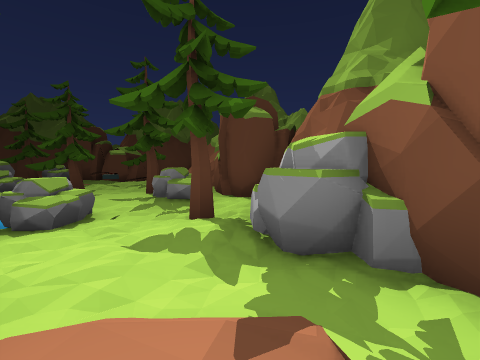
View 1 (above)

24 first-person views from a walk through a scene from a Unity 3-D project. The camera is 1.4 m above the floor, tilts 4° down and sees 90° across. The floor is counted in squares, 2 m on a side. Each view is taken from the middle of a square. On the plan, view 1 faces up. The plan holds only what a view shows up to about 9 squares ahead; the rest is blank. The place goes on beyond the plan. The player is left out. Some animated figures are not drawn.

View 2
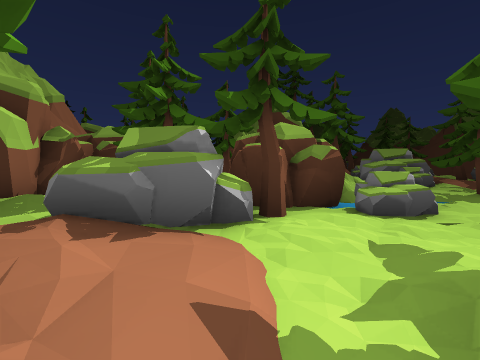

View 3
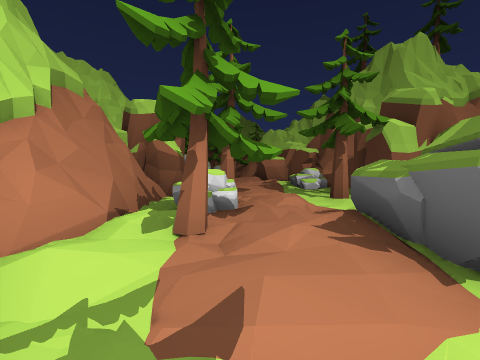

View 4
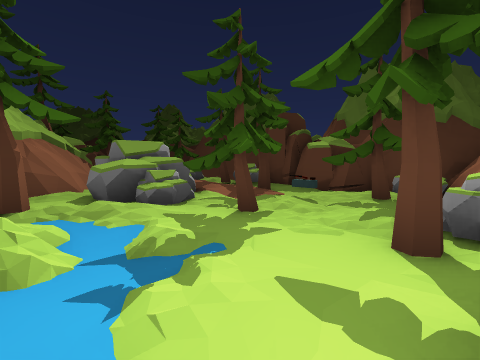

View 5
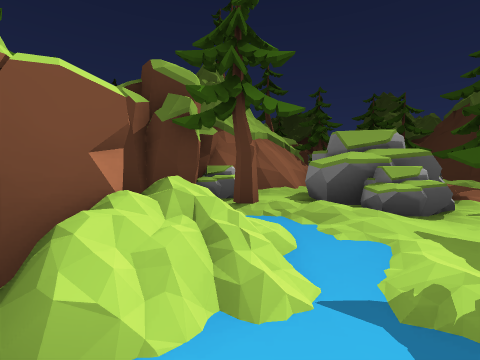

View 6
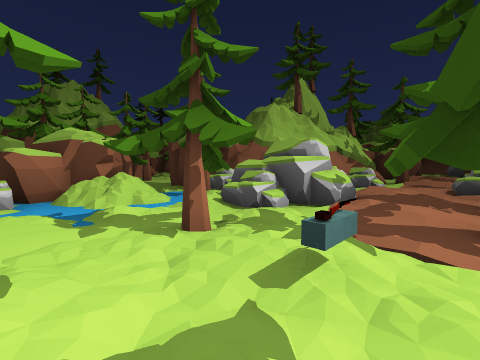

View 7
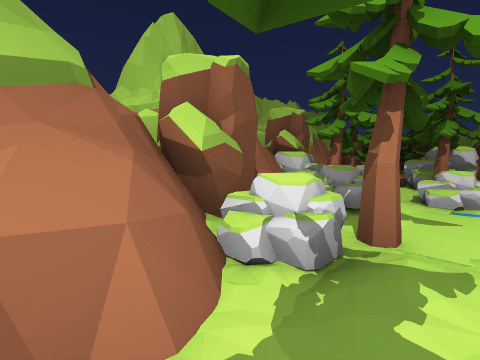

View 8
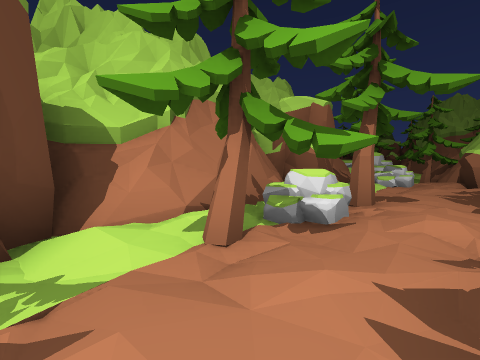

View 9
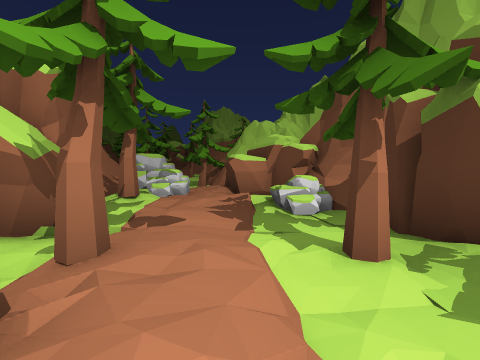

View 10
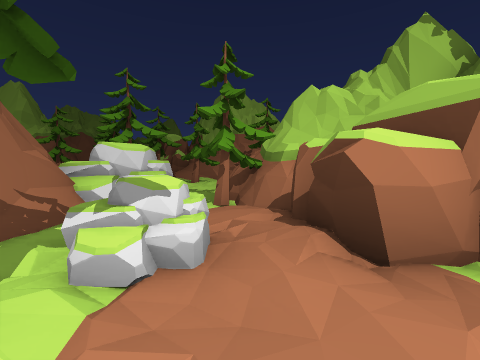

View 11
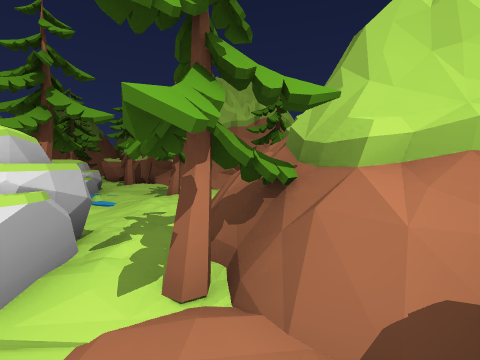

View 12
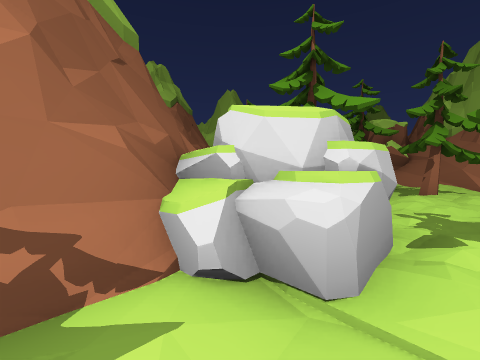

View 13
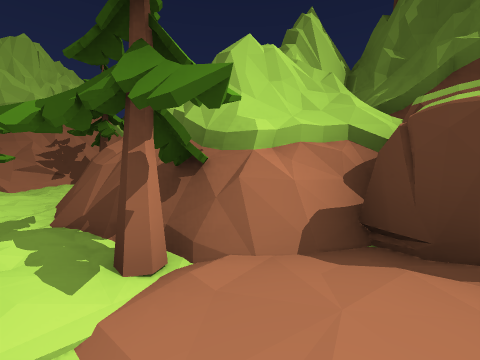

View 14
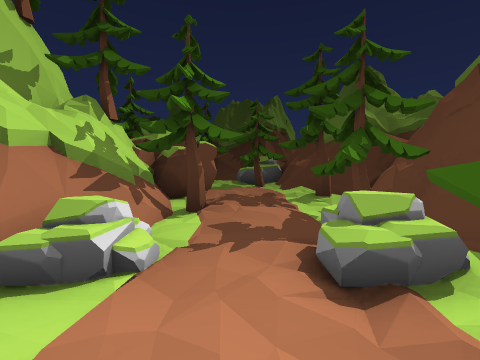

View 15
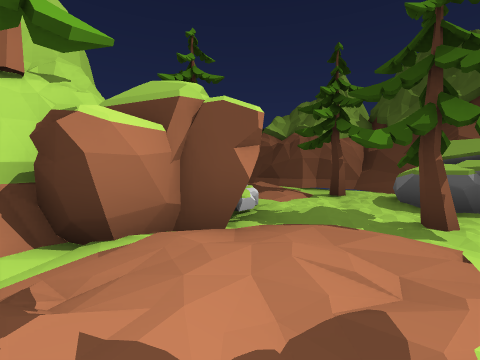

View 16
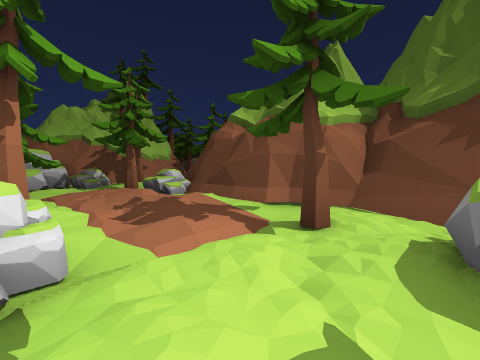

View 17
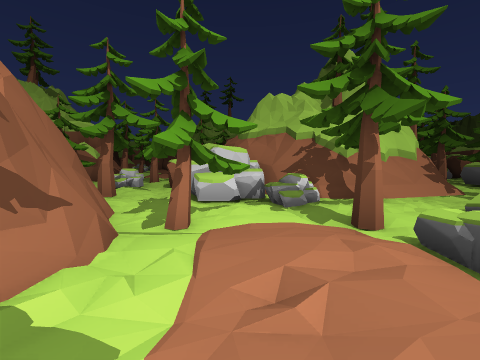

View 18
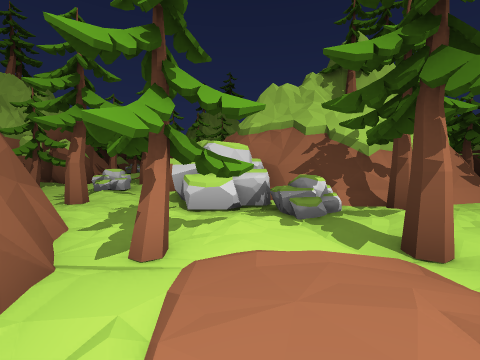

View 19
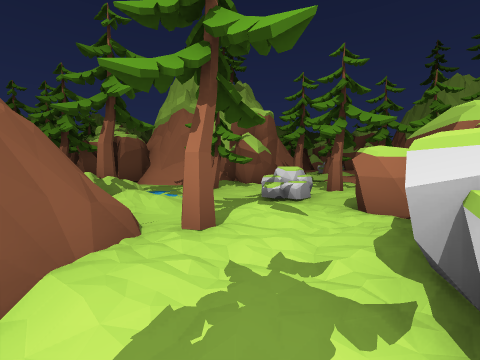

View 20
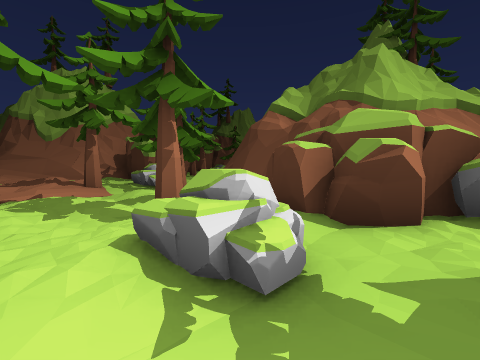

View 21
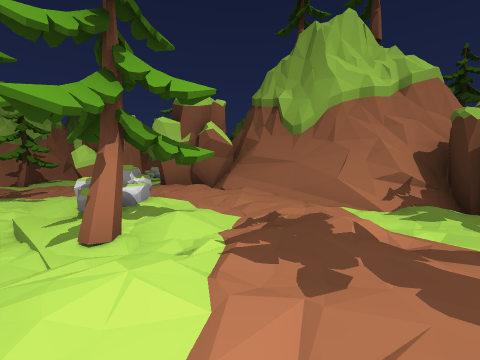

View 22
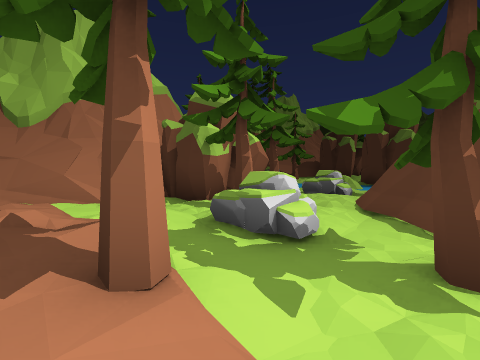

View 23
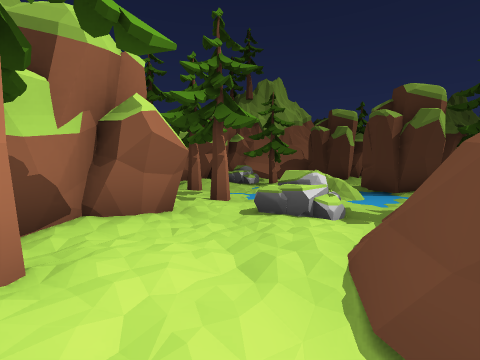

View 24
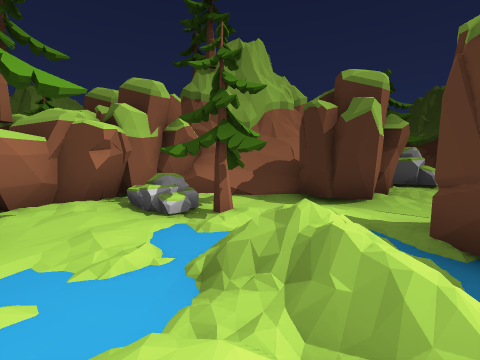

### Floor plan
Key: @ floor where view 1 was taken; # wall or solid block; . main floor; : floor 0.25 m higher than the main floor; - floor 0.25 m lower than the main floor; _ floor 0.5 m lower than the main floor; / step, stairs or slope; = window, fence, low wall or low ledge; ^ raised ledge; T tree; B block; R rock; O other object.
Columns run from 30 left of view 1 to 7 right of it. Each row starts with its distance up from view 1.
 12                        O O###
 11                ###### OOOO#O#
 10              ###T:T-:.OO./..#
  9            RR...:.T.OT..T-T.^#
  8          ##.RT.::::..:::B.-.-##
  7          #/T...OO.T.O.RR.--.TOOO
  6          ##...O O##=O-RRRT----OO
  5           #.:.: O##=##RR/---.O.#
  4           #::.T ######OT/:-/--.#
  3           #/:..#    #^OO-OOOOT.R
  2           #O:./#      OO-OOOT..RR
  1           /T-.T##      TT ORT-.-O#
  0          /....-/##     TT TRR.@.##
 -1        O--T.ORR..# ^^  T    R.TT#
 -2        -#####RR-T-/T   O   .//OO#
 -3         #  ###R..------O  OOT.T ##
 -4     R--       OO-O-T-/##  OO---OO#
 -5      RT       OO./-./##    OO...OO
 -6      O        # T--OO#    ##O:.T.
 -7               # .-TO       #OO.O.#
 -8              ##T...         OO.-.#
 -9       T     ##-/T:.         ##.-R##
-10       OO---/.-.O.:::         #TTRR#
-11       OO//.O--T..::T         ##.-R
-12 R-..----///--OO.-:.:/-T       #--T
-13 RRTOOO-/---T.OO/=.::O:.     ###..-
-14     OO-T---T  ####::.:..      ..--_
-15     ###OO..     ###/: ...     -T--_ROO
-16      ##OOOO       #OO O.-.   T/=.--RR
-17        OOOO       # O OO--.  ###=-T-T
-18          OO             OTT#   ##O
-19        OOOO
-20
-21         TT

Positions as (right, up) in squares from view 1, and headings:
1: (0, 0), facing up
2: (1, 1), facing left
3: (0, 2), facing down
4: (-2, 4), facing up-left
5: (-3, 4), facing left
6: (-3, 9), facing down-left
7: (-3, 9), facing down-right
8: (-1, 1), facing down-right
9: (-1, -1), facing down
10: (0, -5), facing down
11: (0, -8), facing down
12: (1, -8), facing down-right
13: (1, -8), facing down-left
14: (-8, 8), facing left
15: (-13, 9), facing down-left
16: (-16, 8), facing down-left
17: (-17, 4), facing down
18: (-17, 3), facing down
19: (-16, 0), facing down-right
20: (-12, -3), facing down-left
21: (-12, -9), facing down
22: (-13, -8), facing down-left
23: (-16, -9), facing down-left
24: (-20, -11), facing down-left
